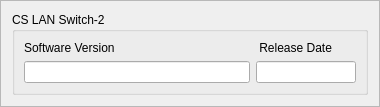
                  <widget class="QFrame" name="frame_39">
                   <property name="minimumSize">
                    <size>
                     <width>380</width>
                     <height>0</height>
                    </size>
                   </property>
                   <property name="frameShape">
                    <enum>QFrame::StyledPanel</enum>
                   </property>
                   <property name="frameShadow">
                    <enum>QFrame::Raised</enum>
                   </property>
                   <layout class="QVBoxLayout" name="verticalLayout_23">
                    <item>
                     <widget class="QGroupBox" name="CSC_gb_36">
                      <property name="minimumSize">
                       <size>
                        <width>350</width>
                        <height>0</height>
                       </size>
                      </property>
                      <property name="font">
                       <font>
                        <italic>false</italic>
                        <underline>false</underline>
                       </font>
                      </property>
                      <property name="autoFillBackground">
                       <bool>true</bool>
                      </property>
                      <property name="title">
                       <string>CS LAN Switch-2</string>
                      </property>
                      <property name="flat">
                       <bool>false</bool>
                      </property>
                      <property name="checkable">
                       <bool>false</bool>
                      </property>
                      <layout class="QGridLayout" name="gridLayout_33">
                       <item row="0" column="0">
                        <layout class="QHBoxLayout" name="horizontalLayout_58">
                         <item>
                          <layout class="QVBoxLayout" name="verticalLayout_53">
                           <item>
                            <widget class="QLabel" name="label_83">
                             <property name="text">
                              <string>Software Version</string>
                             </property>
                            </widget>
                           </item>
                           <item>
                            <widget class="QLineEdit" name="CSLS2_V_LE">
                             <property name="minimumSize">
                              <size>
                               <width>210</width>
                               <height>0</height>
                              </size>
                             </property>
                             <property name="maximumSize">
                              <size>
                               <width>350</width>
                               <height>16777215</height>
                              </size>
                             </property>
                            </widget>
                           </item>
                          </layout>
                         </item>
                         <item>
                          <layout class="QVBoxLayout" name="verticalLayout_54">
                           <item>
                            <widget class="QLabel" name="label_94">
                             <property name="text">
                              <string> Release Date</string>
                             </property>
                            </widget>
                           </item>
                           <item>
                            <widget class="QLineEdit" name="CSLS2_D_LE">
                             <property name="minimumSize">
                              <size>
                               <width>50</width>
                               <height>0</height>
                              </size>
                             </property>
                             <property name="maximumSize">
                              <size>
                               <width>100</width>
                               <height>16777215</height>
                              </size>
                             </property>
                            </widget>
                           </item>
                          </layout>
                         </item>
                        </layout>
                       </item>
                      </layout>
                     </widget>
                    </item>
                   </layout>
                  </widget>
